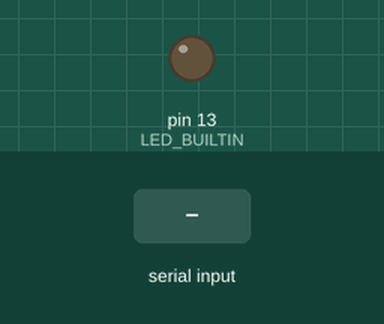
Recording of a sketch running on a simulated Arduino Uno, built with avr-gcc and run on an emulated ATmega328P. On the bench: output pins drawn as LEDs (lit = HIGH). The test bench sets the inputs (shaded band).

Above: at 1.2 s.
1.3 s: "1" received over Serial
At 1.9 s:
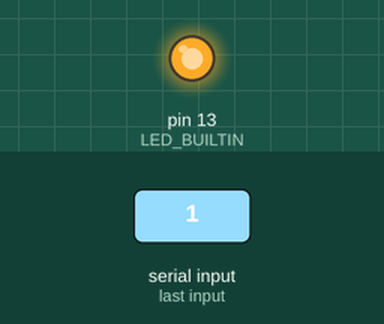
2.8 s: "0" received over Serial
At 4.2 s:
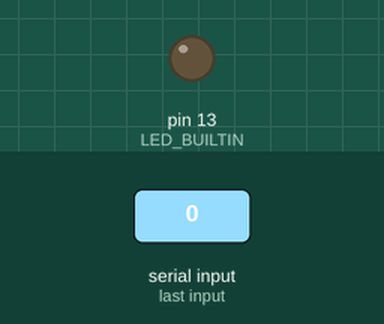
Timing chart, 0 to 5.8 s (numbered marks = the images above; inputs shaded):
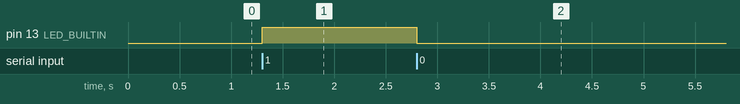

The sketch:

sketch_may31f.ino
```cpp
void setup() {

  pinMode(LED_BUILTIN, OUTPUT);
  Serial.begin(9600);
}

void loop() {
  if(Serial.available()){
    int receiveData = Serial.read();

    switch(receiveData){
      case '1':
        digitalWrite(LED_BUILTIN, HIGH);
        break;
      case '0':
        digitalWrite(LED_BUILTIN, LOW);
        break;
      default:
        break;
    }
  }
}
```

Measured:
- after the input at 1.3 s, pin 13 (LED_BUILTIN): LOW → HIGH at once
- after the input at 2.8 s, pin 13 (LED_BUILTIN): HIGH → LOW at once
